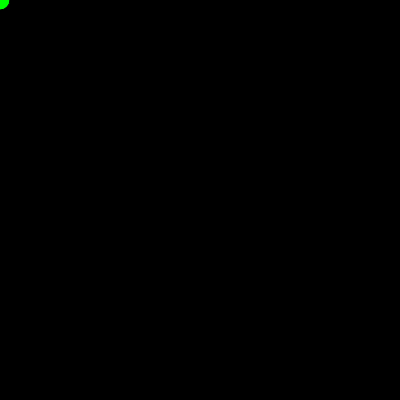
Frame 1 (no input)
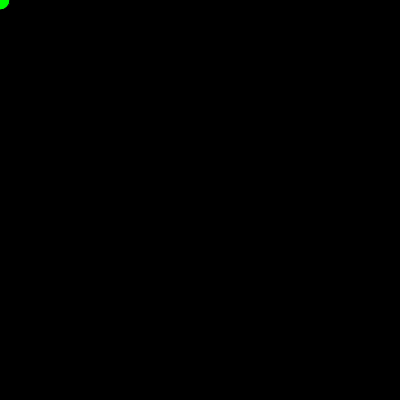
Frame 60 (no input)
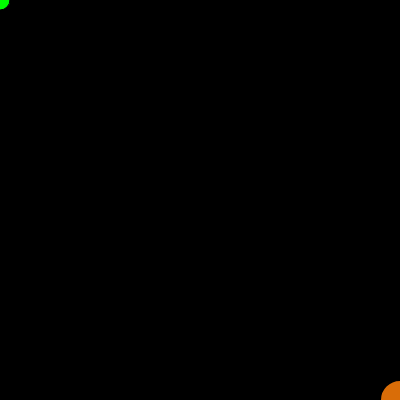
Frame 120 (the mouse pressed at the canvas centre since frame 60)

The p5.js sketch that drew these frames (run headless with seeded random() and noise() and a simulated clock; from frame 60 on, the mouse is pressed at the canvas centre):

// p5.js sketch
// ── sketch.js
let r;
let g;
let b;
let a;
let greenValue;

function setup() {
  createCanvas(400, 400);
  greenValue = color('#00ff00');
  background(0);
}

function draw() {
  r = random(255); 
  g = random(100,200); 
  b = random(100); 
  a = random(200,255);
  
  if (mouseIsPressed) {
    fill(r, g, b, a);
    scale(2);
  } else {
    fill(greenValue);
  }
  ellipse(mouseX, mouseY, 20, 20);
}
